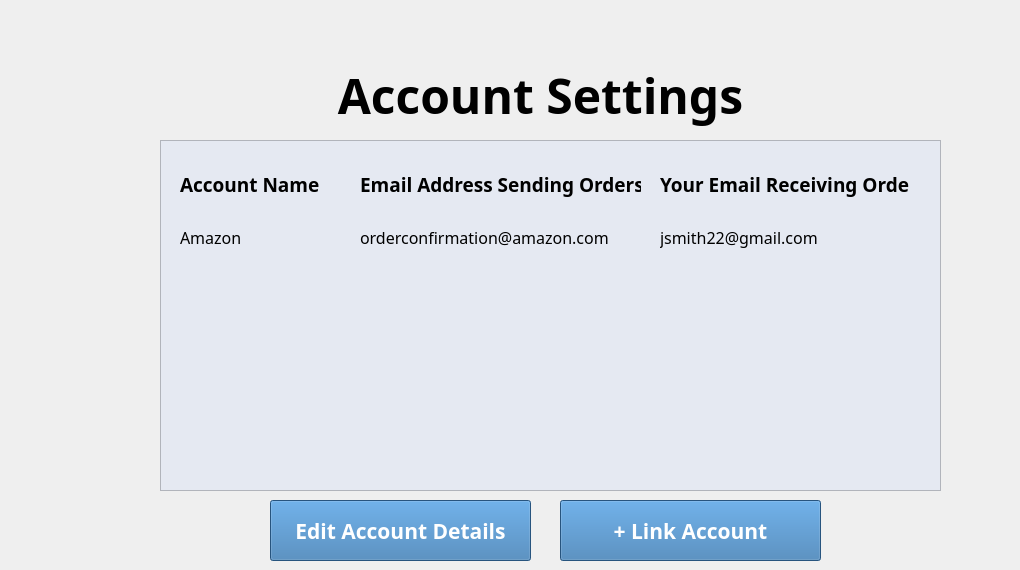
   <widget class="QWidget" name="page_6">
    <widget class="QPushButton" name="changeAccountDetailButton_4">
     <property name="geometry">
      <rect>
       <x>270</x>
       <y>500</y>
       <width>261</width>
       <height>61</height>
      </rect>
     </property>
     <property name="font">
      <font>
       <family>Glacial Indifference</family>
       <pointsize>16</pointsize>
       <weight>75</weight>
       <bold>true</bold>
      </font>
     </property>
     <property name="styleSheet">
      <string notr="true">background-color: rgb(54, 118, 176);
color: rgb(255, 255, 255);</string>
     </property>
     <property name="text">
      <string>Edit Account Details</string>
     </property>
    </widget>
    <widget class="QFrame" name="frame_5">
     <property name="geometry">
      <rect>
       <x>160</x>
       <y>140</y>
       <width>781</width>
       <height>351</height>
      </rect>
     </property>
     <property name="autoFillBackground">
      <bool>false</bool>
     </property>
     <property name="styleSheet">
      <string notr="true">background-color: rgb(229, 233, 242);</string>
     </property>
     <property name="frameShape">
      <enum>QFrame::StyledPanel</enum>
     </property>
     <property name="frameShadow">
      <enum>QFrame::Raised</enum>
     </property>
     <widget class="QWidget" name="verticalLayoutWidget_4">
      <property name="geometry">
       <rect>
        <x>20</x>
        <y>20</y>
        <width>181</width>
        <height>101</height>
       </rect>
      </property>
      <layout class="QVBoxLayout" name="verticalLayout_5">
       <item>
        <widget class="QLabel" name="AccountNameLabel_2">
         <property name="font">
          <font>
           <family>Glacial Indifference</family>
           <pointsize>14</pointsize>
           <weight>75</weight>
           <bold>true</bold>
          </font>
         </property>
         <property name="text">
          <string>Account Name</string>
         </property>
        </widget>
       </item>
       <item>
        <widget class="QLabel" name="AccountNameLabel_3">
         <property name="font">
          <font>
           <family>Glacial Indifference</family>
           <pointsize>12</pointsize>
           <weight>50</weight>
           <bold>false</bold>
          </font>
         </property>
         <property name="text">
          <string>Amazon</string>
         </property>
        </widget>
       </item>
      </layout>
     </widget>
     <widget class="QWidget" name="verticalLayoutWidget_5">
      <property name="geometry">
       <rect>
        <x>200</x>
        <y>20</y>
        <width>281</width>
        <height>101</height>
       </rect>
      </property>
      <layout class="QVBoxLayout" name="verticalLayout_6">
       <item>
        <widget class="QLabel" name="CompanyEmailLabel_2">
         <property name="font">
          <font>
           <family>Glacial Indifference</family>
           <pointsize>14</pointsize>
           <weight>75</weight>
           <bold>true</bold>
          </font>
         </property>
         <property name="text">
          <string>Email Address Sending Orders</string>
         </property>
        </widget>
       </item>
       <item>
        <widget class="QLabel" name="AccountNameLabel_4">
         <property name="font">
          <font>
           <family>Glacial Indifference</family>
           <pointsize>12</pointsize>
           <weight>50</weight>
           <bold>false</bold>
          </font>
         </property>
         <property name="text">
          <string>orderconfirmation@amazon.com</string>
         </property>
        </widget>
       </item>
      </layout>
     </widget>
     <widget class="QWidget" name="verticalLayoutWidget_6">
      <property name="geometry">
       <rect>
        <x>500</x>
        <y>20</y>
        <width>250</width>
        <height>101</height>
       </rect>
      </property>
      <layout class="QVBoxLayout" name="verticalLayout_7">
       <item>
        <widget class="QLabel" name="UserEmailLabel_2">
         <property name="font">
          <font>
           <family>Glacial Indifference</family>
           <pointsize>14</pointsize>
           <weight>75</weight>
           <bold>true</bold>
          </font>
         </property>
         <property name="text">
          <string>Your Email Receiving Orders</string>
         </property>
        </widget>
       </item>
       <item>
        <widget class="QLabel" name="AccountNameLabel_5">
         <property name="font">
          <font>
           <family>Glacial Indifference</family>
           <pointsize>12</pointsize>
           <weight>50</weight>
           <bold>false</bold>
          </font>
         </property>
         <property name="text">
          <string>jsmith22@gmail.com</string>
         </property>
        </widget>
       </item>
      </layout>
     </widget>
    </widget>
    <widget class="QLabel" name="AccountSettingsHeader_13">
     <property name="geometry">
      <rect>
       <x>70</x>
       <y>50</y>
       <width>941</width>
       <height>91</height>
      </rect>
     </property>
     <property name="font">
      <font>
       <family>Glacial Indifference</family>
       <pointsize>36</pointsize>
       <weight>75</weight>
       <bold>true</bold>
      </font>
     </property>
     <property name="text">
      <string>Account Settings</string>
     </property>
     <property name="alignment">
      <set>Qt::AlignCenter</set>
     </property>
    </widget>
    <widget class="QPushButton" name="changeAccountDetailButton_5">
     <property name="geometry">
      <rect>
       <x>560</x>
       <y>500</y>
       <width>261</width>
       <height>61</height>
      </rect>
     </property>
     <property name="font">
      <font>
       <family>Glacial Indifference</family>
       <pointsize>16</pointsize>
       <weight>75</weight>
       <bold>true</bold>
      </font>
     </property>
     <property name="styleSheet">
      <string notr="true">background-color: rgb(54, 118, 176);
color: rgb(255, 255, 255);</string>
     </property>
     <property name="text">
      <string>+ Link Account</string>
     </property>
    </widget>
   </widget>
